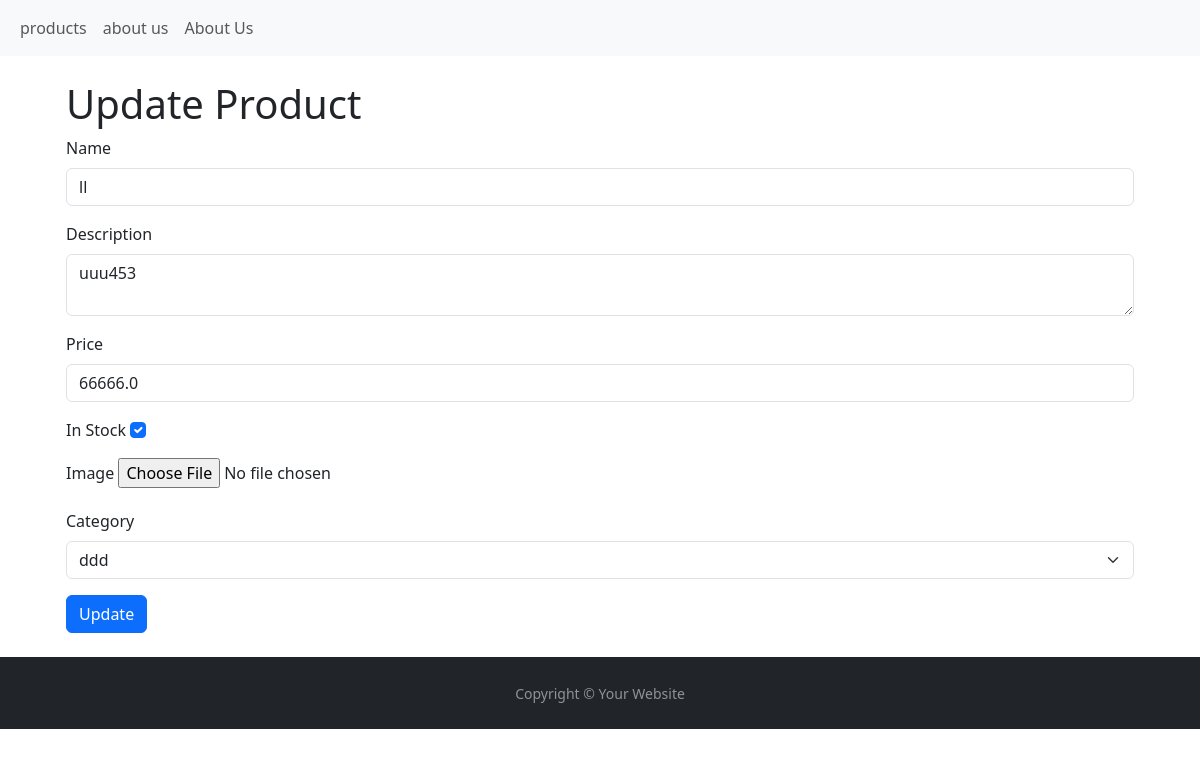
The page /products/update/5 on the database its author committed.
### app/models.py (models this page shows, shortened)
class Product(db.Model):
    __tablename__ = 'products'
    id = db.Column(db.Integer, primary_key=True)
    name = db.Column(db.String)
    image = db.Column(db.String, nullable=True)
    description = db.Column(db.Text)
    price = db.Column(db.Float)
    in_stock = db.Column(db.Boolean, default=False)
    created_on = db.Column(db.DateTime, default=func.current_timestamp())
    updated_on = db.Column(db.DateTime, default=func.current_timestamp(), onupdate=func.current_timestamp())
    cat_id = db.Column(db.Integer, db.ForeignKey('categories.id'), nullable=True)  # Define the foreign key column
    category = db.relationship("Category", foreign_keys=[cat_id])  # Define the relationship with the Category model
    @classmethod
    def get_specific_obj(cls,id):
        return cls.query.get_or_404(id)

### app/products/views.py (the view, shortened to what this page needs)
@product_blueprint.route('/update/<int:id>', methods=['GET', 'POST'], endpoint='update')
def update(id):
    product = Product.get_specific_obj(id)
    if product is None:
        flash('Product not found')
        return redirect(url_for('products.index'))
    categories = Category.get_all_objs()
    return render_template('products/update.html', product=product, categories=categories)

### app/models.py (called while the page is built)
     @classmethod
     def get_all_objs(cls):
         return cls.query.all()

### app/templates/products/update.html (shortened to what this page needs)
{% extends 'layouts/base.html' %}
{% block body %}
<div class="m-4">
<h1>Update Product</h1>
<form method="post" enctype="multipart/form-data">
    <div class="mb-3">
        <label for="name" class="form-label">Name</label>
        <input type="text" name="name" class="form-control" id="name" value="{{ product.name }}" required>
    </div>
    <div class="mb-3">
        <label for="description" class="form-label">Description</label>
        <textarea name="description" class="form-control" id="description" required>{{ product.description }}</textarea>
    </div>
    <div class="mb-3">
        <label for="price" class="form-label">Price</label>
        <input type="number" name="price" class="form-control" id="price" step="0.01" value="{{ product.price }}" required>
    </div>
    <div class="mb-3">
        <label class="form-check-label">In Stock</label>
        <input type="checkbox" name="in_stock" class="form-check-input" {{ "checked" if product.in_stock else "" }}>
    </div>
    <div class="mb-3">
        <label for="image" class="form-label">Image</label>
        <input type="file" name="image" class="form-control-file" id="image">
    </div>
    <div class="mb-3">
        <label for="category_id" class="form-label">Category</label>
        <select name="category_id" class="form-select" id="category_id">
            {% for category in categories %}
                <option value="{{ category.id }}" {{ "selected" if category.id == product.cat_id else "" }}>{{ category.name }}</option>
            {% endfor %}
        </select>
    </div>
    <input type="submit" value="Update" class="btn btn-primary">
</form>
</div>
{% endblock %}

### rows shown on the page
Product: name "ll", description "uuu453", price "66666.0"

### other values the page prints
form field category_id "ddd"
